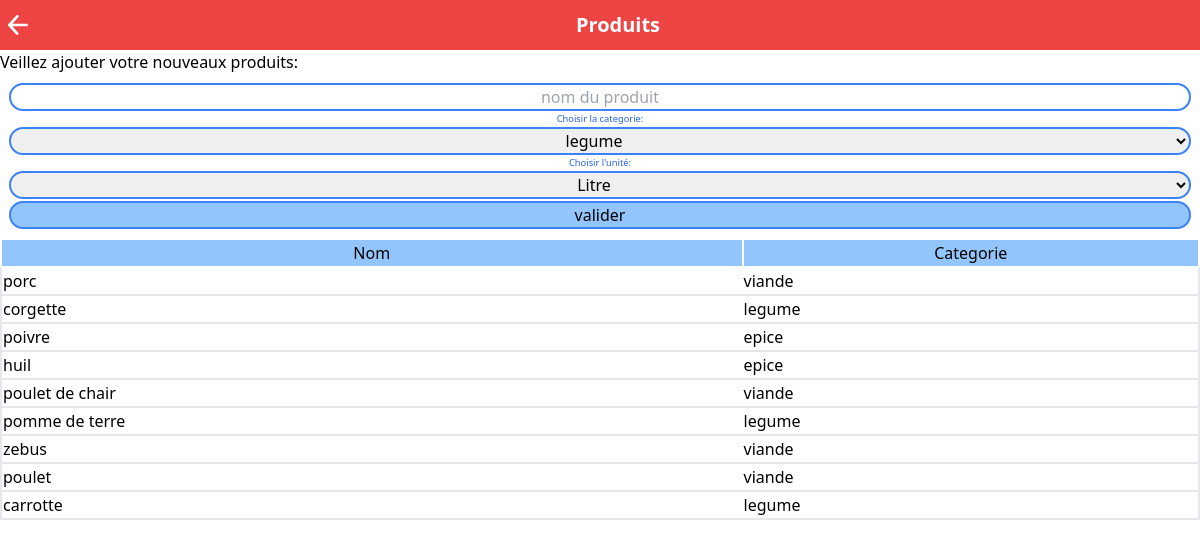
/produit/index.php, run on the app's committed database.
### tables this page shows
CREATE TABLE IF NOT EXISTS `produit` (
  `codePro` int(11) NOT NULL AUTO_INCREMENT,
  `libellePro` varchar(255) NOT NULL,
  `codeCa` varchar(255) NOT NULL,
  `unite` varchar(255) DEFAULT NULL,
  PRIMARY KEY (`codePro`)
);

### produit/liste.php (the view)
<table class="w-full">
    <tr class="text-center">
        <td class="bg-blue-300 border-solid border-2 border-white">Nom</td><td class="bg-blue-300 border-solid border-2 border-white">Categorie</td>
    </tr>
    <?php
    $selectp = $db -> prepare("select * FROM produit order by codePro desc");
    $selectp -> execute();
    $fetch = $selectp -> fetchAll();
    $nbr = count($fetch);
    for($i=0;$i<$nbr;$i++){
        ?>
        <tr class="border-solid border-2 ">
            <td><?=$fetch[$i]["libellePro"]?></td><td> <?=$fetch[$i]["codeCa"]?></td>
        </tr>
        <?php
    }
        ?>
</table>

### produit/index.php (shortened to what this page needs)
<!DOCTYPE html>
<html lang="en">
<head>
    <link rel="stylesheet" href="../output.css">
</head>
<body class="font-medium">
<?php
    require('../db.php');
    $nom="Produits";
    require('../retour.php');
    require('pro.php');
    require('liste.php');
?>
</body>
</html>

### retour.php (shortened to what this page needs)
<div class="w-[100%]">
    <div class="bg-red-500 fixed top-0 h-[50px] flex justify-between items-center w-[100%]">
            <div class="w-fit h-fit m-2">
                <a href="../" class="bg-gray-500">
                </a>
            </div>
            <div class="w-full flex justify-center">
            <div class="w-fit h-fit">
                <p class="font-bold text-[15pt] text-white"><?=$nom?></p>
            </div>
            </div>
    </div>
    <div class="h-[50px]">
    </div>

### produit/pro.php (shortened to what this page needs)
<p>
        Veillez ajouter votre nouveaux produits:
    </p>
<form method="post" class="flex flex-col p-2">
    <input type="text" name="produit" class="m-px text-center rounded-full border-solid border-2 border-blue-500 overflow-hidden" placeholder="nom du produit">
    <div class='text-blue-600 text-[7pt] text-center'>Choisir la categorie:</div>
    <?php require("listeCat.php")?>
    <div class='text-blue-600 text-[7pt] text-center'>Choisir l'unité:</div>
    <select name="unite" class="m-px outline-none text-center rounded-full border-solid border-2 border-blue-500 overflow-hidden">
        <option value="L">Litre</option>
    </select>
    <input type="submit" value="valider" name="submit" class="m-px bg-blue-300 rounded-full border-solid border-2 border-blue-500 overflow-hidden">
</form>

### produit/listeCat.php
<?php
$select = $db -> prepare("SELECT * FROM categorie");
$select -> execute();
$fetch = $select -> fetchAll();
$nbr = count($fetch);
?>
<select name="categorie" class="text-center rounded-full border-solid border-2 border-blue-500 overflow-hidden m-px outline-none">
<?php
for($i=0;$i<$nbr;$i++){
?>
<option value="<?=$fetch[$i]["libelleCa"]?>"><?=$fetch[$i]["libelleCa"]?></option>
<?php
}
?>
</select>

### data on the page
produit: libellePro "porc", codeCa "viande"
produit: libellePro "corgette", codeCa "legume"
produit: libellePro "poivre", codeCa "epice"
produit: libellePro "huil", codeCa "epice"
produit: libellePro "poulet de chair", codeCa "viande"
produit: libellePro "pomme de terre", codeCa "legume"
produit: libellePro "zebus", codeCa "viande"
produit: libellePro "poulet", codeCa "viande"
produit: libellePro "carrotte", codeCa "legume"

### other printed values
$nom "Produits"
form field categorie "legume"
